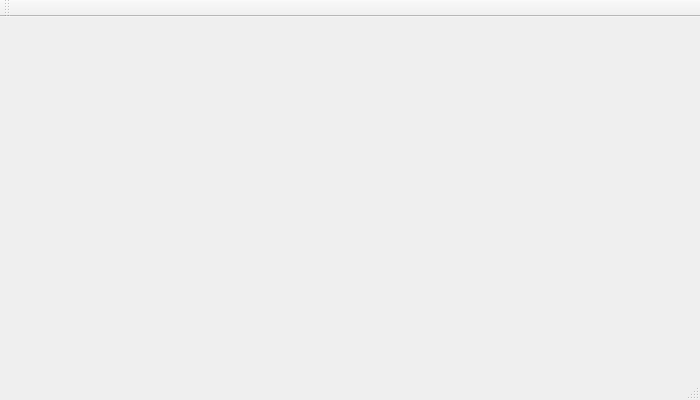
<?xml version="1.0" encoding="UTF-8"?>
<ui version="4.0">
 <class>MainWindow</class>
 <widget class="QMainWindow" name="MainWindow">
  <property name="geometry">
   <rect>
    <x>0</x>
    <y>0</y>
    <width>700</width>
    <height>400</height>
   </rect>
  </property>
  <property name="windowTitle">
   <string>MainWindow</string>
  </property>
  <widget class="QWidget" name="centralWidget"/>
  <widget class="QMenuBar" name="menuBar">
   <property name="geometry">
    <rect>
     <x>0</x>
     <y>0</y>
     <width>700</width>
     <height>22</height>
    </rect>
   </property>
  </widget>
  <widget class="QToolBar" name="mainToolBar">
   <attribute name="toolBarArea">
    <enum>TopToolBarArea</enum>
   </attribute>
   <attribute name="toolBarBreak">
    <bool>false</bool>
   </attribute>
  </widget>
  <widget class="QStatusBar" name="statusBar"/>
 </widget>
 <layoutdefault spacing="6" margin="11"/>
 <resources/>
 <connections/>
</ui>
